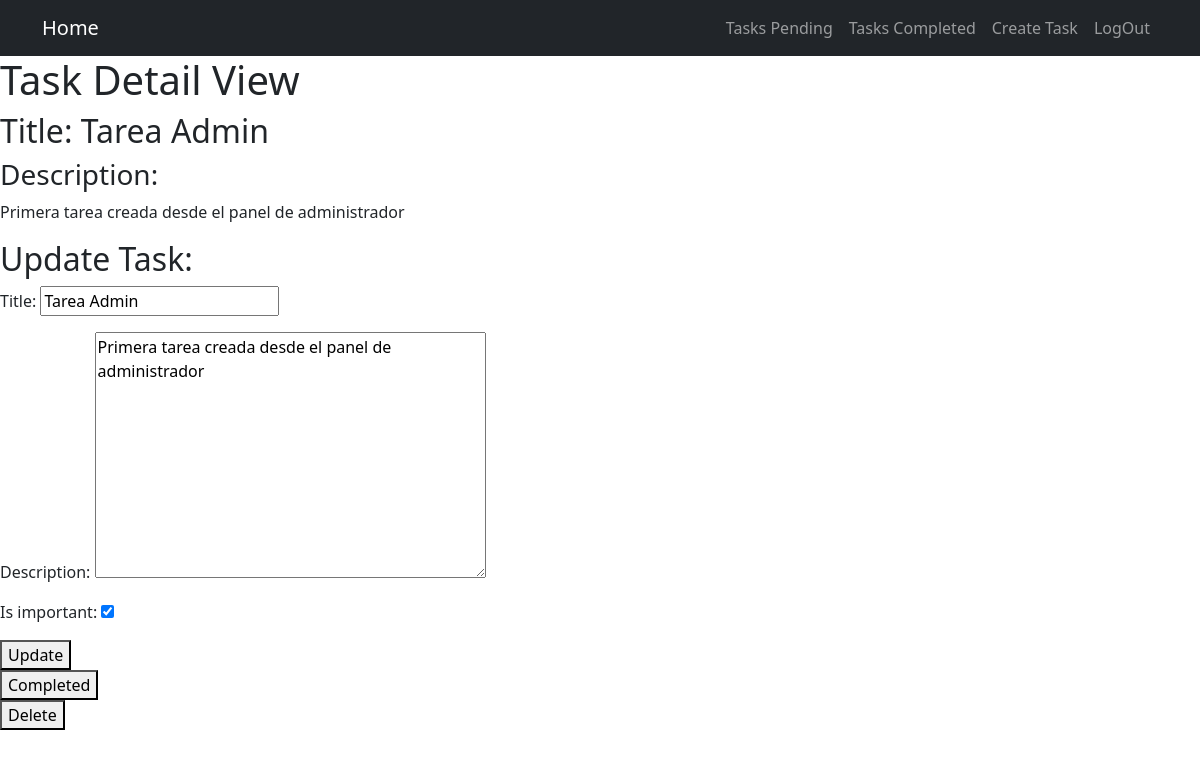
The app's page /tasks/task_detail/1/ (signed in) with its own data.
### tasks/models.py (models this page shows, shortened)
class Task(models.Model):
    title = models.CharField(max_length=100)
    description = models.TextField(blank=True, max_length=250)
    created = models.DateTimeField(auto_now_add=True)
    datecompleted = models.DateTimeField(null=True, blank=True) #La completa el usuario
    is_important = models.BooleanField(default=False)
    user = models.ForeignKey(User, on_delete=models.CASCADE)

### tasks/views.py (the view, shortened to what this page needs)
# urls.py: path('tasks/task_detail/<int:task_id>/',
@login_required
def task_detail(request, task_id):
    if request.method == 'GET':
        task = get_object_or_404(Task, pk=task_id, user=request.user)
        update_task_form = createTaskForm(instance=task)
        return render(request, 'task_detail.html', {
            'task': task,
            'is_in_create_view': True,
            'update_form': update_task_form,
        })

### tasks/forms.py
class createTaskForm(ModelForm):
    class Meta:
        model = Task
        fields = ['title', 'description', 'is_important']

### tasks/templates/task_detail.html (shortened to what this page needs)
{% extends 'layouts/base.html' %}
{% block content %}
    <h1>Task Detail View</h1>
    <h2>Title: {{task.title}}</h2>
    <h3>Description:</h3>
    <p>{{task.description}}</p>
    <h2>Update Task:</h2>
    <form method="POST">
        {{update_form.as_p}}
        <button>Update</button>
    </form>
    <form action="{% url 'task_completed' task.id%}" method="POST">
        <button>Completed</button>
    </form>
    <form action="{% url 'task_deleted' task.id%}" method="POST">
        <button>Delete</button>
    </form>
{% endblock %}

### records on screen
Task: title "Tarea Admin", description "Primera tarea creada desde el panel de administrador", is_important "☑"
